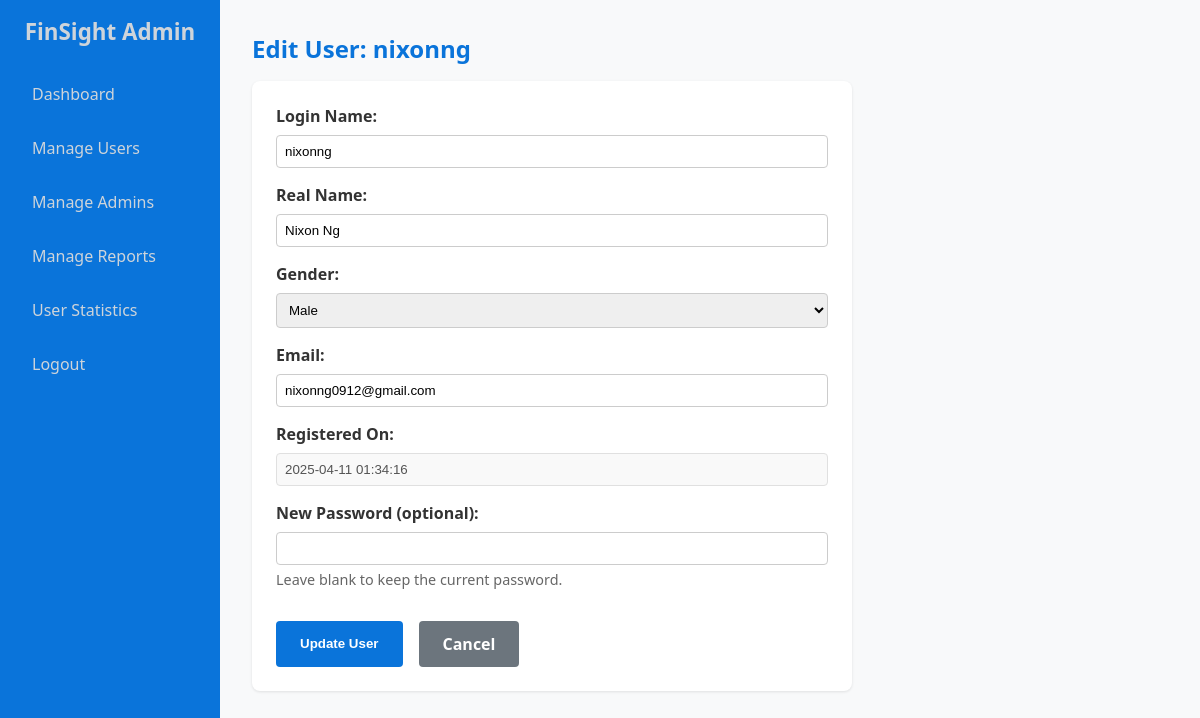
/admin_edit_user.php?id=7 (signed in), run on the app's committed database.
### tables this page shows
CREATE TABLE `user_file` (
  `User_ID` int(11) NOT NULL,
  `User_Login_Name` varchar(50) NOT NULL,
  `Password` varchar(255) NOT NULL,
  `Real_Name` varchar(50) NOT NULL,
  `Gender` varchar(20) DEFAULT NULL,
  `Email` varchar(200) DEFAULT NULL,
  `Add_Time` datetime NOT NULL
);

### admin_edit_user.php (the view, shortened to what this page needs)
<?php
require_once 'admin_header.php';
require_once 'admin_db_connect.php';
$user_id = filter_input(INPUT_GET, 'id', FILTER_VALIDATE_INT);
$user = null;
$query = "SELECT User_ID, User_Login_Name, Real_Name, Gender, Email, Add_Time
          FROM user_file WHERE User_ID = ?";
$stmt_fetch = $conn->prepare($query);
if ($stmt_fetch) {
    $stmt_fetch->bind_param("i", $user_id);
    $stmt_fetch->execute();
    $result = $stmt_fetch->get_result();
    if ($result && $result->num_rows === 1) {
        $user = $result->fetch_assoc();
    } else {
        $message = "User not found.";
        $message_type = 'error';
    }
} else {
    $message = "Error fetching user data: " . $conn->error;
    $message_type = 'error';
}
?>
<h1 style="font-size:1.5rem; margin-bottom:1rem;">
  Edit User:
  <span style="color:#0A74DA;">
    <?php echo $user ? htmlspecialchars($user['User_Login_Name']) : 'Not Found'; ?>
  </span>
</h1>
<?php if ($user): ?>
<div style="
    background-color:#fff;
    padding:1.5rem;
    border-radius:8px;
    max-width:600px;
    box-shadow:0 1px 3px rgba(0,0,0,0.1);
    margin-bottom:2rem;
">
    <form action="edit_user.php?id=<?php echo $user_id; ?>" method="POST" style="display:flex; flex-direction:column; gap:1rem;">
        <div>
            <label for="login_name" style="font-weight:600; margin-bottom:0.5rem; display:block;">
                Login Name:
            </label>
            <input
                type="text"
                id="login_name"
                name="login_name"
                value="<?php echo htmlspecialchars($user['User_Login_Name']); ?>"
                required
                style="width:100%; padding:0.5rem; border:1px solid #ccc; border-radius:4px;"
            >
        </div>
        <div>
            <label for="real_name" style="font-weight:600; margin-bottom:0.5rem; display:block;">
                Real Name:
            </label>
            <input
                type="text"
                id="real_name"
                name="real_name"
                value="<?php echo htmlspecialchars($user['Real_Name']); ?>"
                required
                style="width:100%; padding:0.5rem; border:1px solid #ccc; border-radius:4px;"
            >
        </div>
        <div>
            <label for="gender" style="font-weight:600; margin-bottom:0.5rem; display:block;">
                Gender:
            </label>
            <select id="gender" name="gender" required style="width:100%; padding:0.5rem; border:1px solid #ccc; border-radius:4px;">
                <option value="Male" <?php echo ($user['Gender'] === 'Male') ? 'selected' : ''; ?>>Male</option>
            </select>
        </div>
        <div>
            <label for="email" style="font-weight:600; margin-bottom:0.5rem; display:block;">
                Email:
            </label>
            <input
                type="email"
                id="email"
                name="email"
                value="<?php echo htmlspecialchars($user['Email']); ?>"
                required
                style="width:100%; padding:0.5rem; border:1px solid #ccc; border-radius:4px;"
            >
        </div>
        <div>
            <label style="font-weight:600; margin-bottom:0.5rem; display:block;">
                Registered On:
            </label>
            <input
                type="text"
                value="<?php echo htmlspecialchars($user['Add_Time']); ?>"
                disabled
                style="width:100%; padding:0.5rem; border:1px solid #e0e0e0; background:#f9f9f9; border-radius:4px;"
            >
        </div>
        <div>
            <label for="new_password" style="font-weight:600; margin-bottom:0.5rem; display:block;">
                New Password (optional):
            </label>
            <input
                type="password"
                id="new_password"
                name="new_password"
                style="width:100%; padding:0.5rem; border:1px solid #ccc; border-radius:4px;"
            >
            <p style="margin-top:0.3rem; font-size:0.9rem; color:#666;">
                Leave blank to keep the current password.
            </p>
        </div>
        <div style="display:flex; gap:1rem; margin-top:1rem;">
            <button
                type="submit"
                name="update_user"
                style="
                    padding:0.75rem 1.5rem;
                    background-color:#0A74DA;
                    color:#fff;
                    border:none;
                    border-radius:4px;
                    cursor:pointer;
                    font-weight:600;
                "
            >
                Update User
            </button>
            <a
                href="admin_manage_users.php"
                style="
                    padding:0.75rem 1.5rem;
                    background-color:#6c757d;
                    color:#fff;
                    text-decoration:none;
                    border-radius:4px;
                    display:inline-block;
                    font-weight:600;
                "
            >
                Cancel
            </a>
        </div>
    </form>
</div>
<?php else: ?>
    <p>User data could not be loaded.</p>
    <a href="admin_manage_users.php">Back to User List</a>
<?php endif; ?>
<?php require_once 'admin_footer.php'; ?>

### admin_style.css (style rules this page uses)
* { margin: 0; padding: 0; box-sizing: border-box; }
body { font-family: "Segoe UI", Tahoma, Geneva, Verdana, sans-serif; color: #333; background-color: #f8f9fa; display: flex; flex-direction: column; min-height: 100vh; }
.admin-content h1, .admin-content h2 { color: #0A74DA; margin-bottom: 1.5rem; }

### data on the page
user_file: User_Login_Name "nixonng", login_name "nixonng", real_name "Nixon Ng", gender "Male", email "nixonng0912@gmail.com", Add_Time "2025-04-11 01:34:16"
